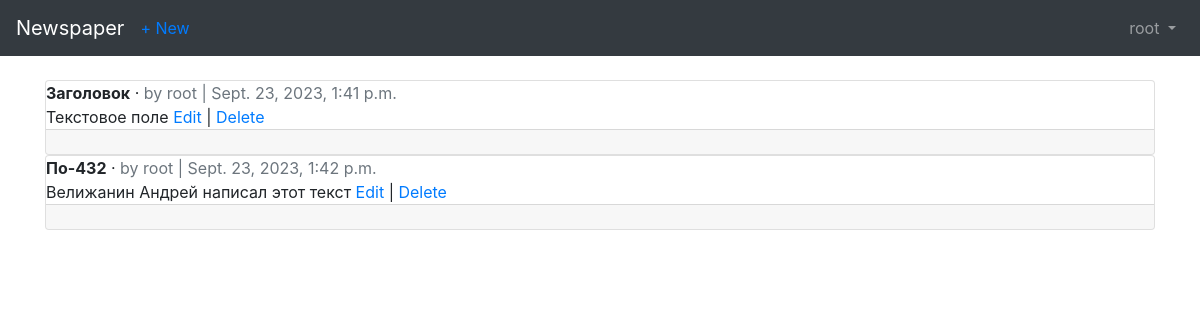
/articles/ (signed in), run on an earlier commit of the app's database.
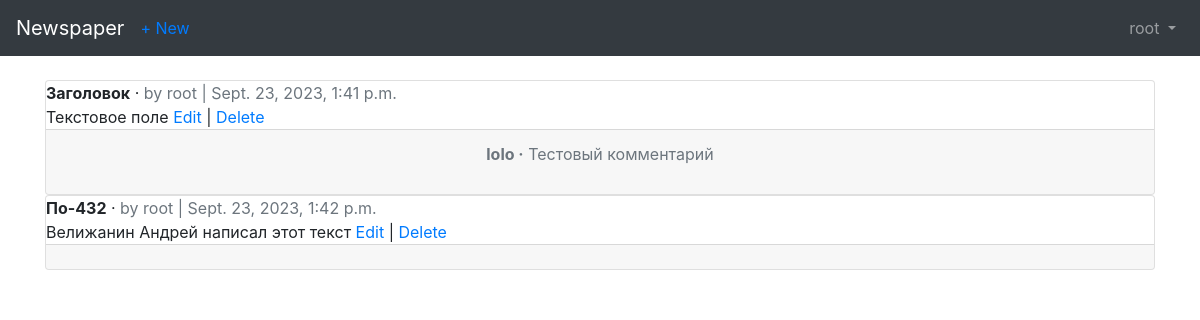
And on a later commit of the database.
### articles/models.py (models this page shows, shortened)
class Article(models.Model):
    title = models.CharField(max_length=255)
    body = models.TextField()
    date = models.DateTimeField(auto_now_add=True)
    author = models.ForeignKey(settings.AUTH_USER_MODEL, on_delete=models.CASCADE,)

class Comment(models.Model):
    article = models.ForeignKey(Article, on_delete=models.CASCADE, related_name='comments')
    comment = models.CharField(max_length=140)
    author = models.ForeignKey(
        settings.AUTH_USER_MODEL,
        on_delete=models.CASCADE
    )
    def __str__(self):
        return self.comment

### users/models.py (models this page shows)
class CustomUser(AbstractUser):
    age = models.PositiveIntegerField(default=0)

### articles/views.py (the view)
# urls.py: path('', views.ArticleListView.as_view(), name='article_list'),
class ArticleListView(LoginRequiredMixin, ListView):
    model = models.Article
    template_name = 'article_list.html'
    login_url = 'login'

### templates/article_list.html (shortened to what this page needs)
<!DOCTYPE html>
<html lang="en">
<head>
</head>
<body>
    {% extends 'base.html' %}
    {% block content %}
    {% for article in object_list %}
    <div class="card">
        <div class="card_header">
            <span class="font-weight-bold">{{ article.title }}</span> &middot;
            <span class="text-muted">by {{ article.author }} | {{ article.date }}</span>
        </div>
        <div class="card_body">
            {{ article.body }}
            <a href="{% url 'article_edit' article.pk %}">Edit</a> |
            <a href="{% url 'article_delete' article.pk %}">Delete</a>
        </div>
        <div class="card-footer text-center text-muted">
            {% for comment in article.comments.all %}
            <p>
                <span class="font-weight-bold">{{ comment.author }} &middot;</span>
                {{ comment }}
            </p>
            {% endfor %}
        </div>
    </div>
    {% endfor %}
    {% endblock content %}

What changed in the data, as far as the page shows it:
added Comment: author "lolo", comment "Тестовый комментарий", shown under Article "Заголовок"
